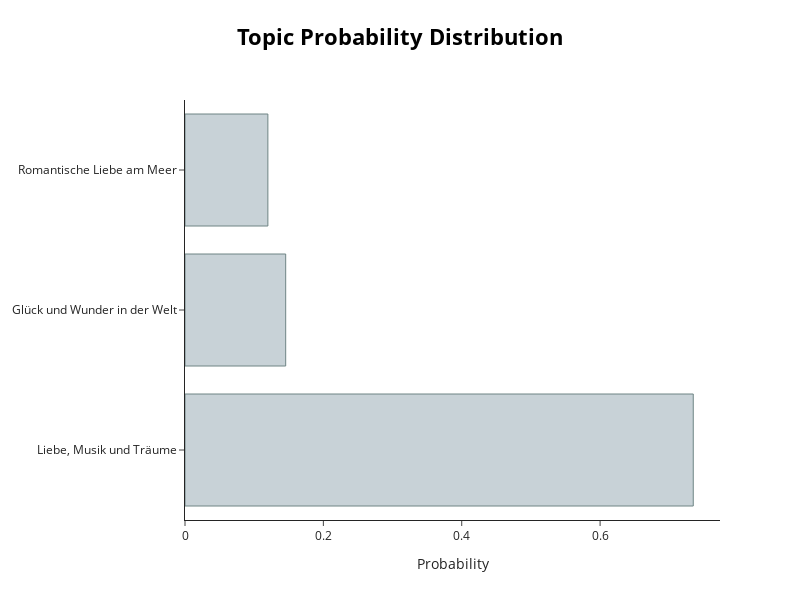

Notebook code cell kept with this figure:
### Code cell
topic_model.visualize_distribution(topic_distr[1439], custom_labels=True)

### Figure 1 — Plotly figure (JSON) as saved in the notebook; plotly's stock layout.template omitted (floating-point values rounded to 4 significant figures)
{"data": [{"marker": {"color": "#C8D2D7", "line": {"color": "#6E8484", "width": 1}}, "orientation": "h", "type": "bar", "x": [0.7346, 0.1456, 0.1198], "y": ["Liebe, Musik und Träume", "Glück und Wunder in der Welt", "Romantische Liebe am Meer"]}], "layout": {"height": 600, "hoverlabel": {"bgcolor": "white", "font": {"family": "Rockwell", "size": 16}}, "title": {"font": {"color": "Black", "size": 22}, "text": "<b>Topic Probability Distribution</b>", "x": 0.5, "xanchor": "center", "y": 0.95, "yanchor": "top"}, "width": 800, "xaxis": {"title": {"text": "Probability"}}}}
